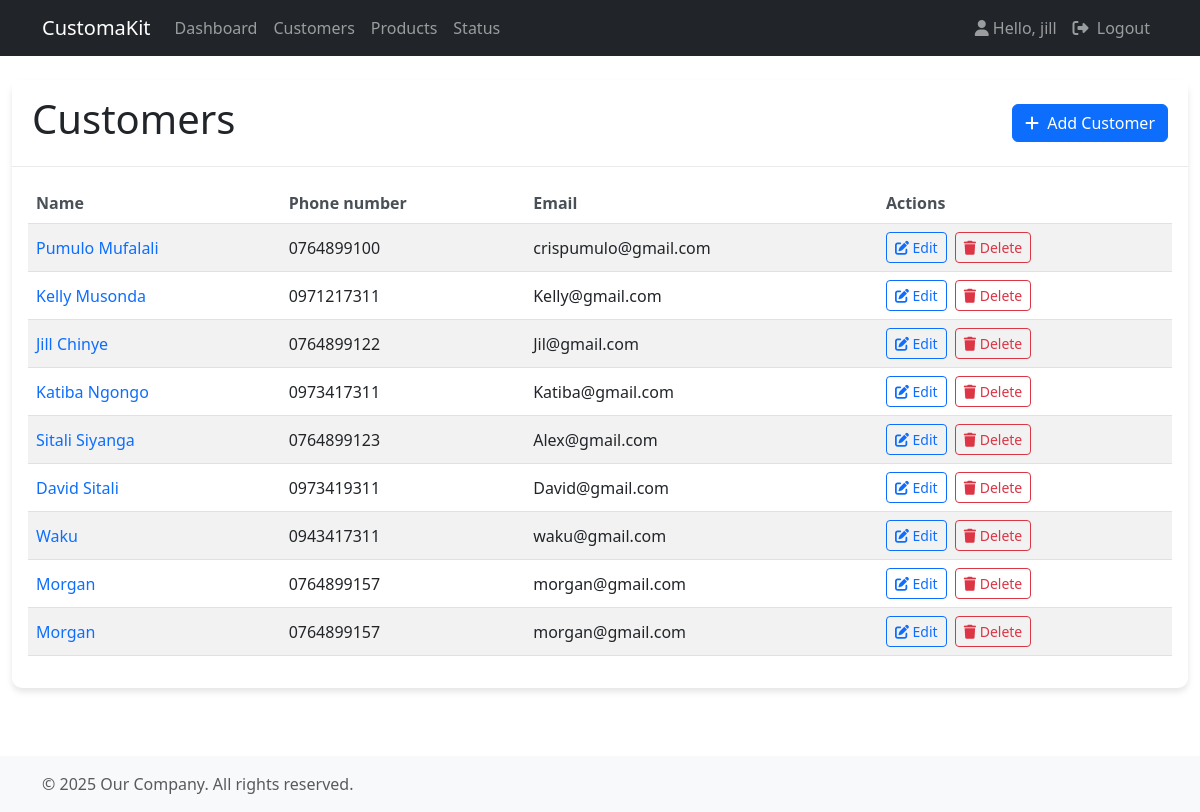
/customers/ (signed in), run on an earlier commit of the app's database.
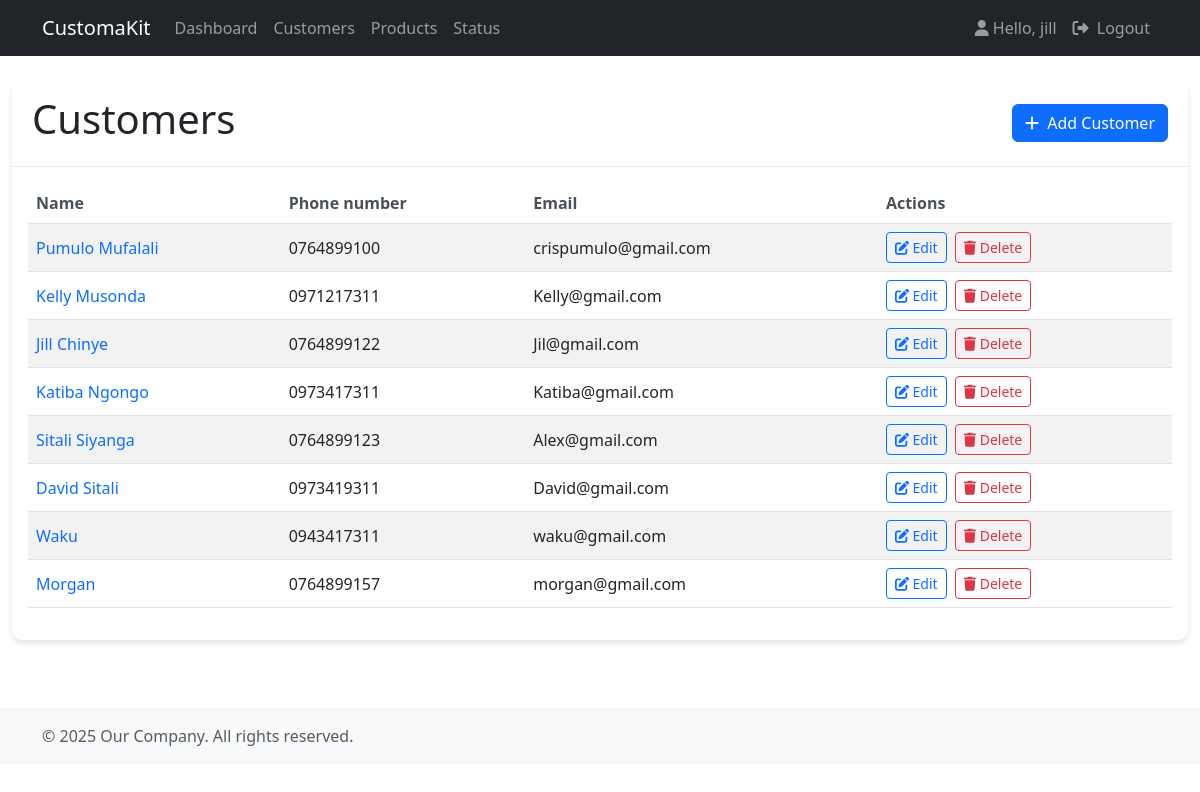
And on a later commit of the database.
### accounts/models.py (models this page shows, shortened)
class Customer(models.Model):
  user = models.OneToOneField(User, null=True, on_delete=models.CASCADE)
  name = models.CharField(max_length=200, null=True)
  phone = models.CharField(max_length=200, null=True)
  profile_pic = models.ImageField(null=True, blank=True)
  email = models.CharField(max_length=200, null=True, unique=True)
  created_at = models.DateTimeField(auto_now_add=True)

### accounts/decorators.py (the view)
    def wrapper_func(request, *args, **kwargs):
      group = ''
      if request.user.groups.exists():
        group = request.user.groups.all()[0].name
      if group in allowed_roles:
        return view_func(request, *args, **kwargs)
      else:
        return HttpResponse('You are not authorized to access this page')

### accounts/views.py (called while the page is built)
@login_required(login_url='login')
@allowed_user(allowed_roles=['admin'])
def customers(request):
  customers = Customer.objects.all()
  return render(request, 'accounts/customers.html', {'customers':customers})

### accounts/templates/accounts/customers.html (shortened to what this page needs)
{% extends 'accounts/main.html' %}
{% block content %}
<div class="card">
    <div class="card-header">
        <div class="d-flex justify-content-between align-items-center">
            <h1>Customers</h1>
            <a class="btn btn-primary" href="{% url 'create_customer' %}">
                <i class="fas fa-plus me-1"></i> Add Customer
            </a>
        </div>
    </div>
    <div class="card-body">
        <div class="table-responsive">
            <table class="table table-striped table-hover">
                <thead>
                    <tr>
                        <th>Name</th>
                        <th>Phone number</th>
                        <th>Email</th>
                        <th>Actions</th>
                    </tr>
                </thead>
                <tbody>
                    {% for item in customers %}
                    <tr>
                        <td><a href="{% url 'customer_detail' item.id %}">{{ item.name }}</a></td>
                        <td>{{ item.phone }}</td>
                        <td>{{ item.email }}</td>
                        <td>
                            <a class="btn btn-sm btn-outline-primary me-1">
                                <i class="fas fa-edit"></i> Edit
                            </a>
                            <a class="btn btn-sm btn-outline-danger">
                                <i class="fas fa-trash"></i> Delete
                            </a>
                        </td>
                    </tr>
                    {% endfor %}
                </tbody>
            </table>
        </div>
    </div>
</div>
{% endblock %}

### accounts/templates/accounts/main.html (shortened to what this page needs)
<!DOCTYPE html>
<html lang="en">
    <head>
        <link href="https://cdn.jsdelivr.net/npm/bootstrap@5.3.0/dist/css/bootstrap.min.css" rel="stylesheet">
        <link rel="stylesheet" href="https://cdnjs.cloudflare.com/ajax/libs/font-awesome/6.4.0/css/all.min.css">
        {% load static %}
        <link rel="stylesheet" href="{% static 'accounts/css/customer.css' %}">
    </head>
    <body>
        {% include 'accounts/navbar.html' %}
        <div class="container-fluid">
            <div class="row">
                <div class="col-12">
                    {% block content %}{% endblock %}
                </div>
            </div>
        </div>
        <footer class="footer mt-5 py-3 bg-light">
            <div class="container">
                <span class="text-muted">© {% now "Y" %} Our Company. All rights reserved.</span>
            </div>
        </footer>
    </body>
</html>

### accounts/templates/accounts/navbar.html (shortened to what this page needs)
<nav class="navbar navbar-expand-lg navbar-dark bg-dark mb-4 sticky-top">
    <div class="container">
        <a class="navbar-brand">CustomaKit</a>
        <div class="collapse navbar-collapse" id="navbarNav">
            {% if request.user.is_staff %}
                <ul class="navbar-nav me-auto">
                    <li class="nav-item">
                        <a class="nav-link" href="{% url 'dashboard' %}">Dashboard</a>
                    </li>
                    <li class="nav-item">
                        <a class="nav-link" href="{% url 'customers' %}">Customers</a>
                    </li>
                    <li class="nav-item">
                        <a class="nav-link" href="{% url 'product' %}">Products</a>
                    </li>
                    <li class="nav-item">
                        <a class="nav-link" href="{% url 'statuses' %}">Status</a>
                    </li>
                </ul>
                <ul class="navbar-nav">
                    <li class="nav-item">
                        <a class="nav-link" href="#"><i class="fas fa-user me-1"></i>Hello, {{request.user}}</a>
                    </li>
                    <li class="nav-item">
                        <a class="nav-link" href="{% url 'logout' %}"><i class="fas fa-sign-out-alt me-1"></i> Logout</a>
                    </li>
                </ul>
            {% else %}
                <li class="nav-item">
                    <a class="hello-msg" href="{% url 'settings' %}">Settings</a>
                </li>
            {% endif %}
        </div>
    </div>
</nav>

### accounts/static/accounts/css/customer.css (style rules this page uses)
.card { border: none; border-radius: 10px; box-shadow: 0 4px 6px rgba(0, 0, 0, 0.1); margin-bottom: 20px; }
.card-header { background-color: #ffffff; border-bottom: 1px solid #eaeaea; padding: 15px 20px; }
.table th { font-weight: 600; color: #495057; border-top: none; }
.table td { vertical-align: middle; }
a { text-decoration: none; }

What changed in the data, as far as the page shows it:
removed Customer: name "Morgan", phone "0764899157", email "morgan@gmail.com"
